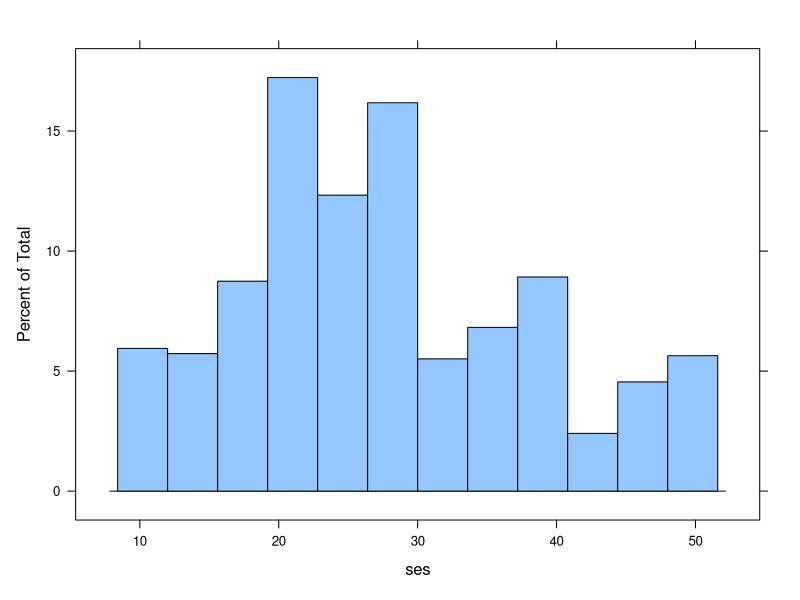
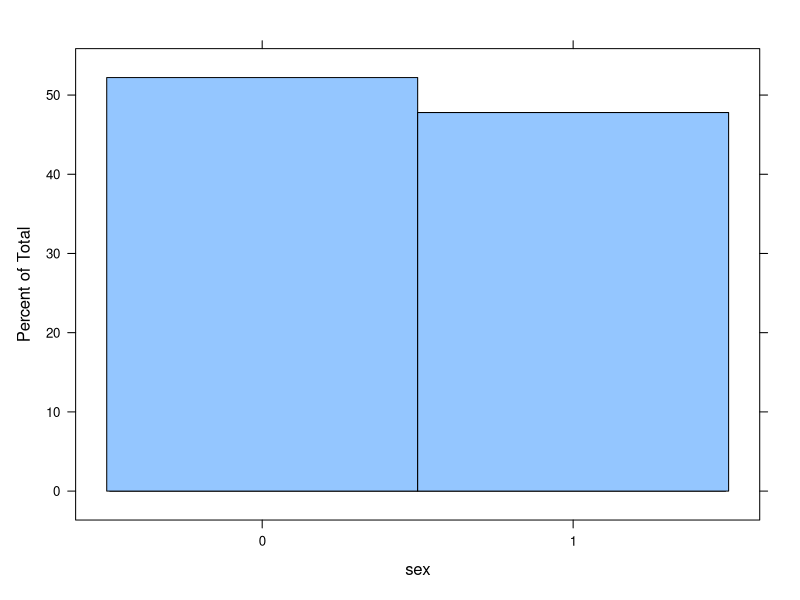
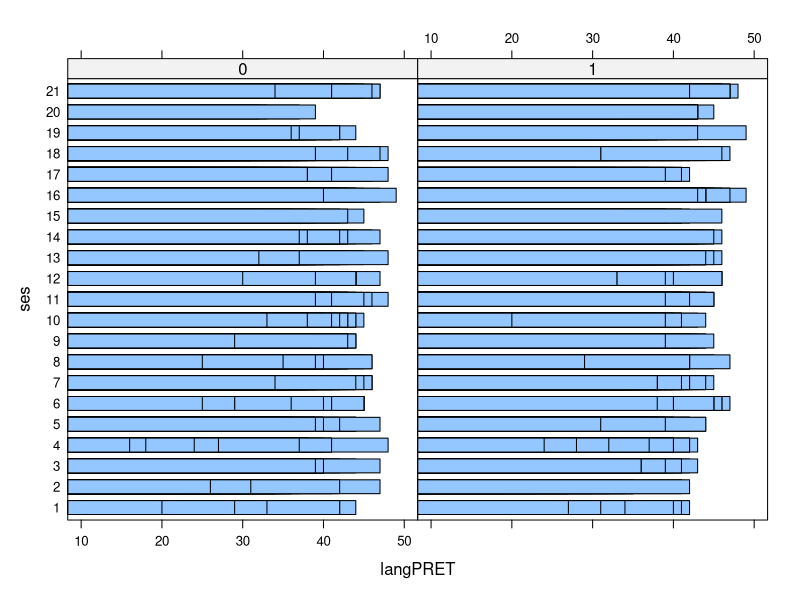
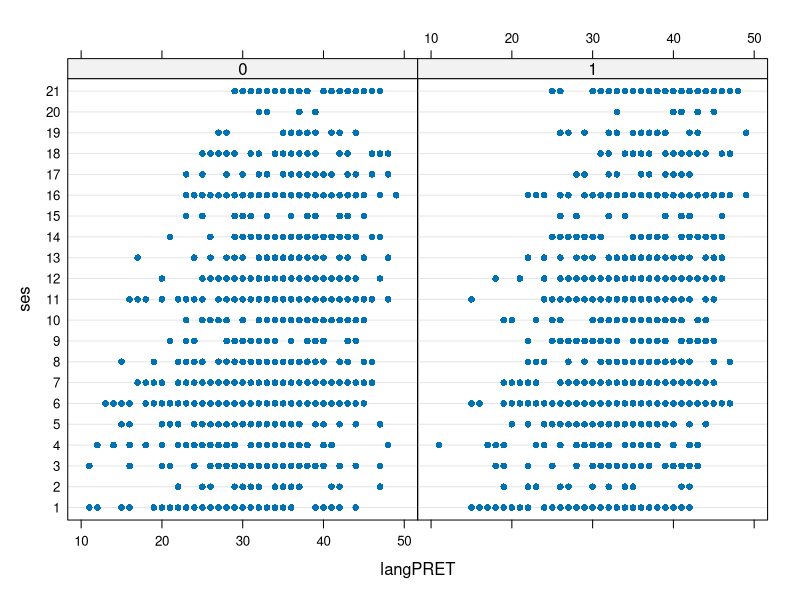
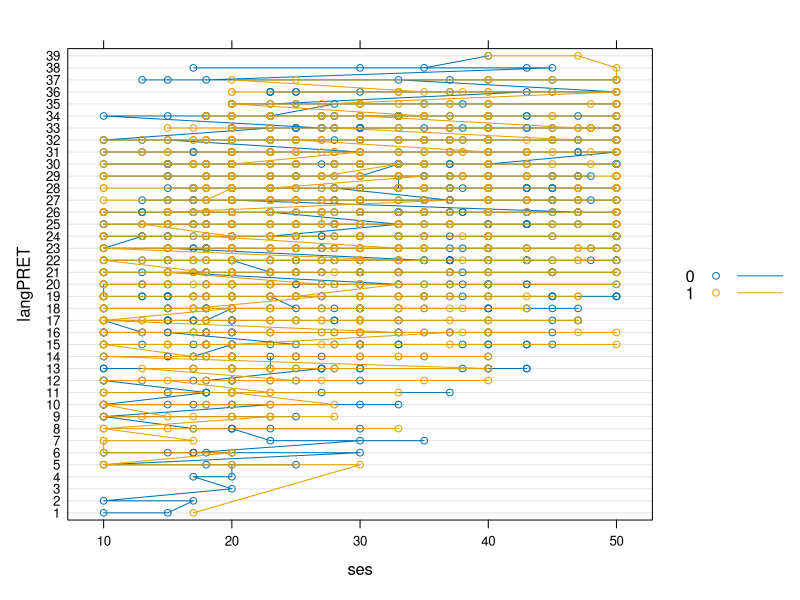
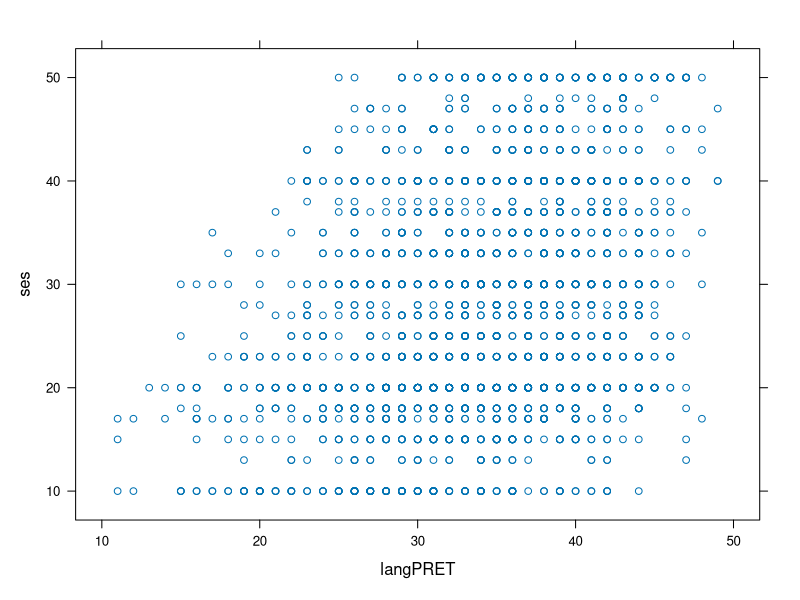
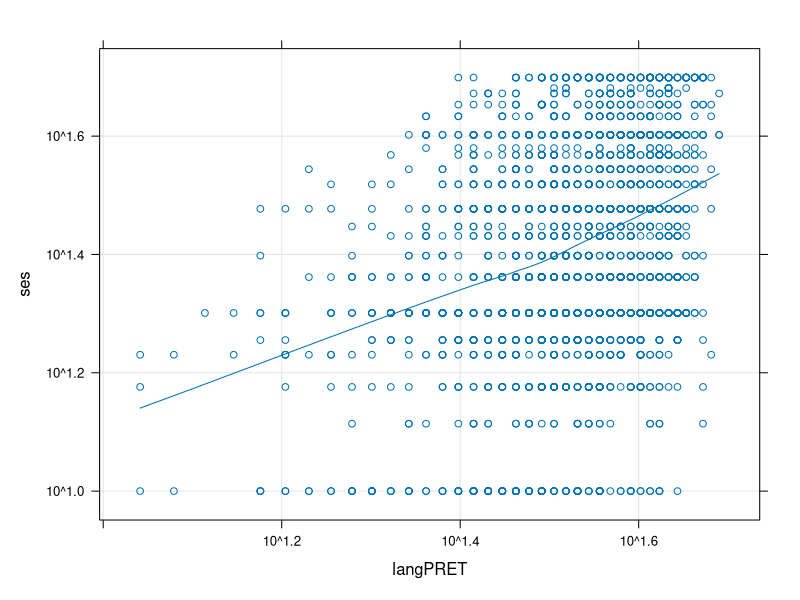
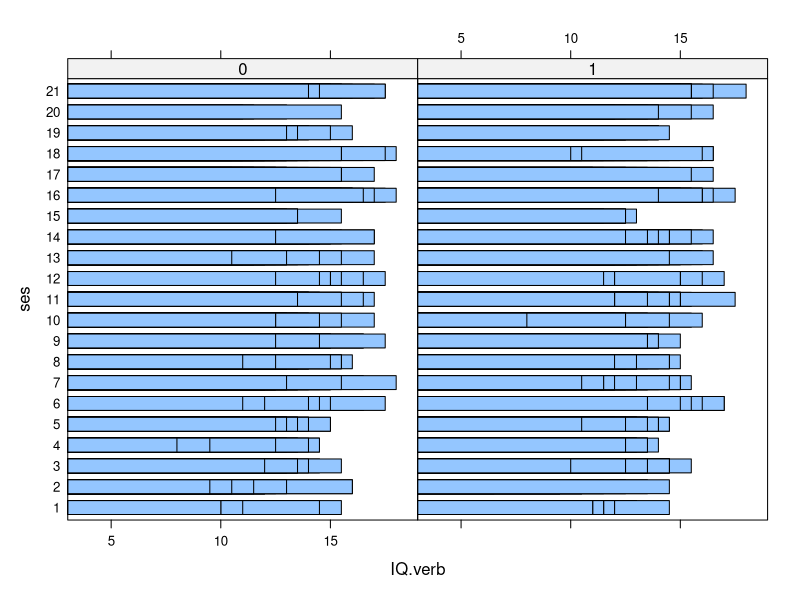

These charts were generated, in order, by the following R code:
## ---- chunk 1
library(knitr)
library(mlmRev)
library(lattice)
## ---- chunk 2
head(bdf)
## ---- chunk 3
dim(bdf)
str(bdf)
## ---- chunk 4
summary(bdf)
## ---- chunk 5
library(lattice)
histogram(~ ses, data = bdf)
## ---- chunk 6
library(lattice)
histogram(~ sex, data = bdf)
## ---- chunk 7
barchart(ses ~ langPRET | sex, bdf)
## ---- chunk 8
dotplot(ses ~ langPRET | sex, bdf)
## ---- chunk 9
 dotplot( langPRET ~ ses, data = bdf, groups = sex, type = "o",
auto.key = list(space = "right", points = TRUE, lines = TRUE))
## ---- chunk 10
 xyplot(ses ~ langPRET, data=bdf)
## ---- chunk 11
xyplot(ses ~ langPRET, data=bdf, scales = list(log = TRUE),
type = c("p", "g", "smooth"))
## ---- chunk 12
barchart(ses ~ IQ.verb | sex, bdf)
## ---- chunk 13
dim(egsingle)
names(egsingle)
## ---- chunk 14
histogram(year ~ grade | factor(female), data=egsingle)
## ---- chunk 15
histogram(~ grade | factor(year), egsingle, groups=female)
## ---- chunk 16
densityplot(~ year | factor(female), egsingle, groups=grade,
            plot.points=FALSE, auto.key=TRUE)
## ---- chunk 17
densityplot(~ grade | factor(year), egsingle, groups=female,
            plot.points=FALSE, auto.key=TRUE)
## ---- chunk 18
histogram(~ grade | factor(black), data=egsingle)
## ---- chunk 19
barchart(year ~ grade | female, egsingle, layout = c(2,1), origin=0)
## ---- chunk 20
names(egsingle)
barchart(year ~ grade | black, egsingle, layout = c(2,1), origin=0)
## ---- chunk 21

barchart(year ~ grade | hispanic, egsingle, layout = c(2,1), origin=0)
## ---- chunk 22
bwplot(year ~ female | factor(black), egsingle, layout = c(2,1))
## ---- chunk 23
xyplot(grade ~ female | retained, data = egsingle, layout=c(4,1))

## ---- chunk 24
xyplot(female ~ grade, data = egsingle, grid=TRUE,
       abline = c(0,1))
## ---- chunk 25
dim(Mmmec)
names(Mmmec)
str(Mmmec)
## ---- chunk 26
summary(Mmmec)
## ---- chunk 27
histogram(~ nation, data=Mmmec)
## ---- chunk 28
xyplot(nation ~ deaths, data=Mmmec)
## ---- chunk 29
head(Mmmec)
## ---- chunk 30
xyplot(uvb ~ deaths, group=nation ,data=Mmmec, auto.key = TRUE)
## ---- chunk 31

xyplot(uvb ~ deaths | nation,
       group=nation, data = Mmmec, 
      # type = c("p", "smooth"),
       scales = "free")
## ---- chunk 32
cloud(uvb ~ uvb * deaths,
       group=nation, data = Mmmec, 
       auto.key = TRUE)
## ---- chunk 33
cloud(uvb ~ uvb * deaths,
       group=nation, data = Mmmec)
## ---- chunk 34
cloud(deaths ~ deaths * uvb,
       group=nation, data = Mmmec)
